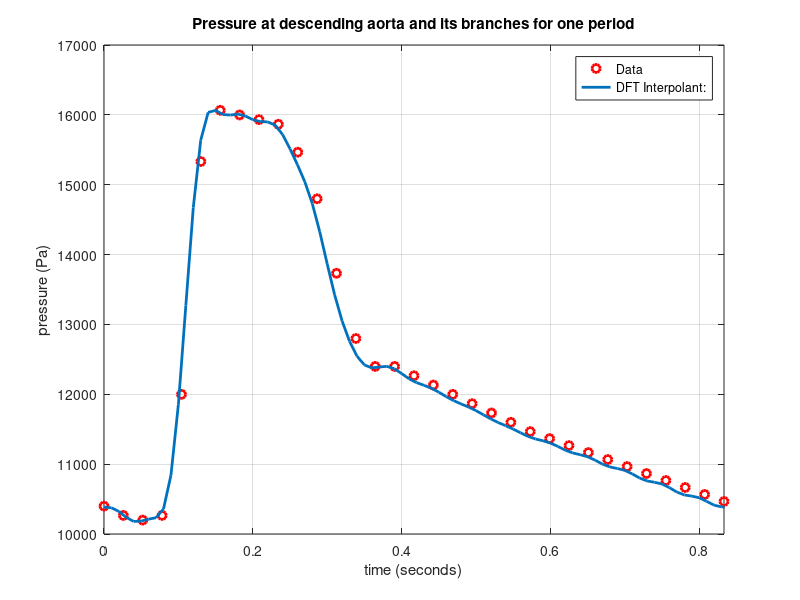

Reproduce this figure in MATLAB.
% FFT formulation for aortic thoracic pressure
clear all;
clc;

% from mmgh to Pascal
CF=101325/760;
% Period
T = 60/72;
% Create vector of time
time = T*[0:0.03125:1];
% Create points approximating to [Kim,2010] findings for aortic back pressure
pressure = CF*[78 77 76.5 77 90 115 120.5 120 119.5 119 116 111 103 96 93 93 92 ...
91 90 89 88 87 86 85.25 84.5 83.75 83 82.25 81.5 80.75 80 79.25 78.5];
% Plot these points


plot(time,pressure,'ro','Linewidth',2);
xlim([0 T]);
xlabel('time (seconds)');
ylabel('pressure (Pa)');
%to remove exponential in Ylabel
set(gca, 'YTickLabel', num2str(get(gca, 'YTick').'));
grid on;
% Calculate a fast Fourier transform
% Define parameters
d = fft(pressure);
m = length(pressure);
M = floor((m+1)/2);
% Calculate coefficients
a0 = d(1)/m;
an = 2*real(d(2:M))/m;
alast = d(M+1)/m;
bn = -2*imag(d(2:M))/m;

hold on;
% Linear trig combinations at varying frequencies
t = 0:0.01:2;
n = 1:length(an);
p = a0 + an*cos(2*pi*n'*t/T) ...
+ bn*sin(2*pi*n'*t/T) ...
+ alast*cos(2*pi*(length(an)+1)*t/T);
% plot Fourier approximation of smooth curve between plotted points
plot(t,p,'Linewidth',2);
% Generate legend and title
legend('Data','DFT Interpolant:');
title({'Pressure at descending aorta and its branches for one period'});
% Print out formulation
